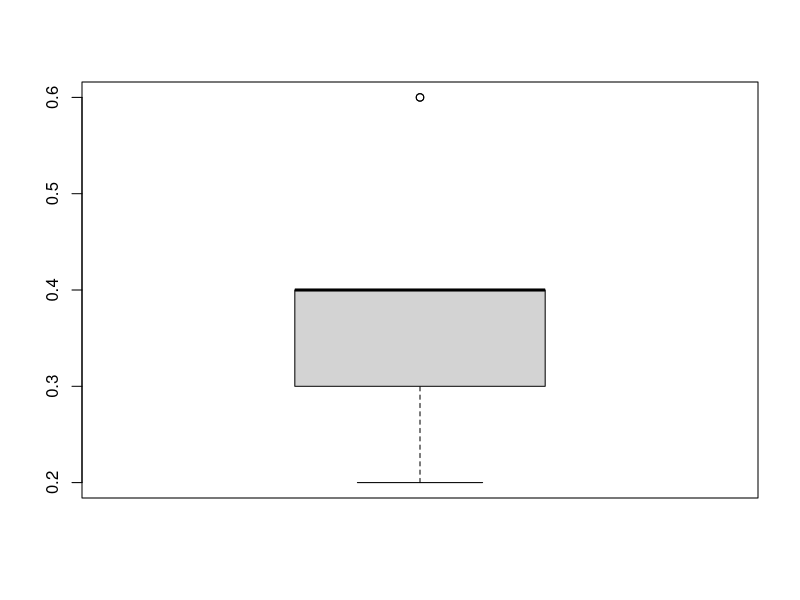
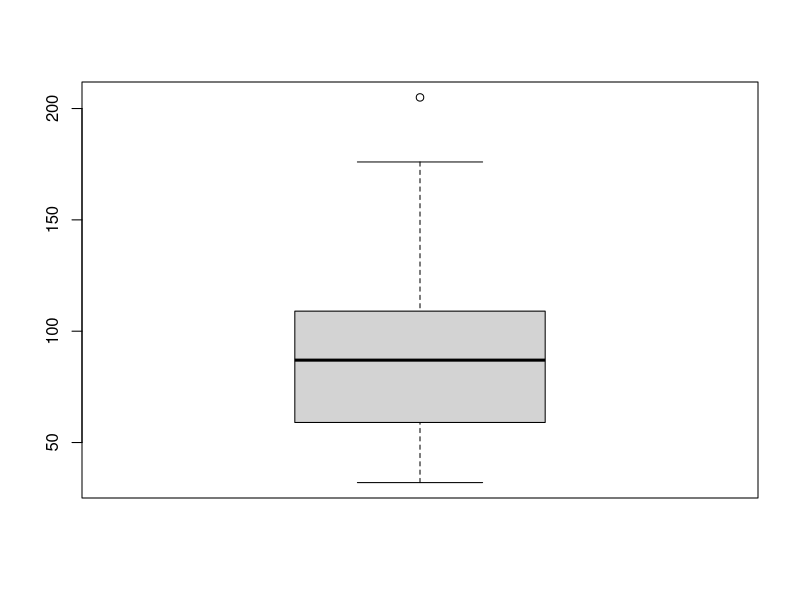
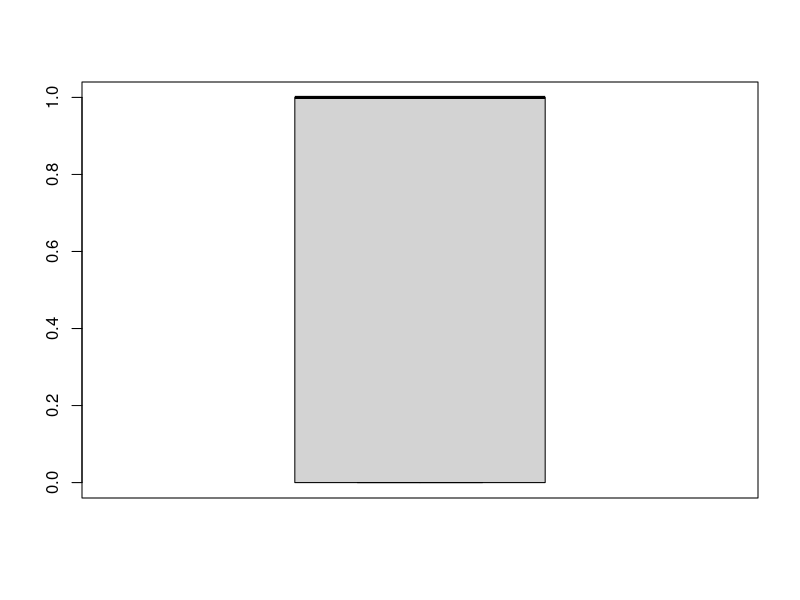
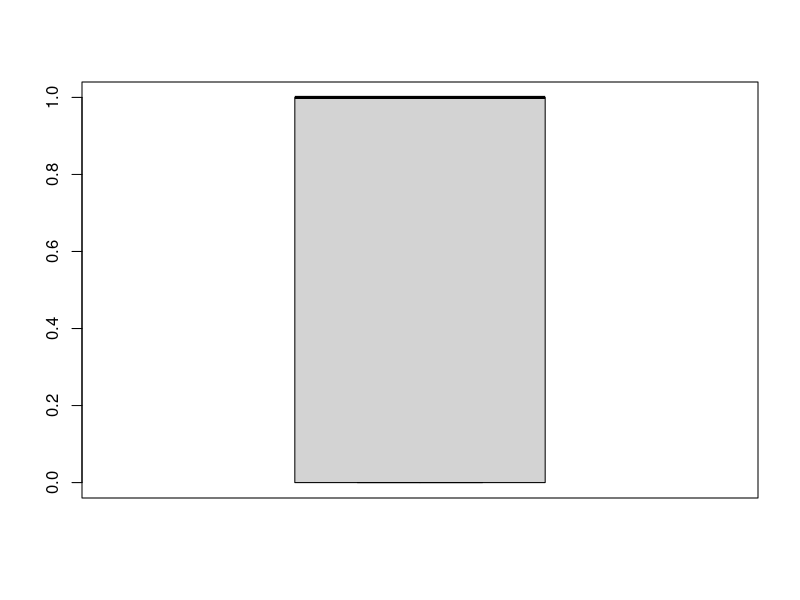
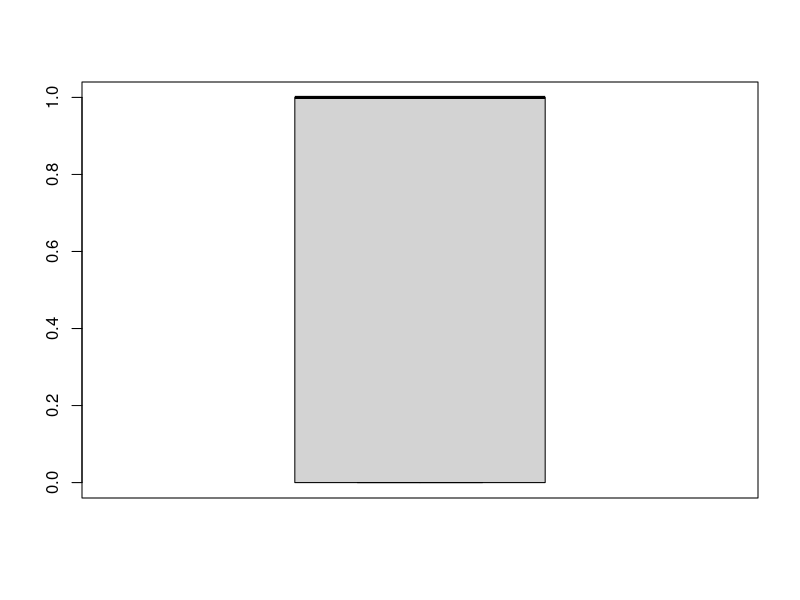
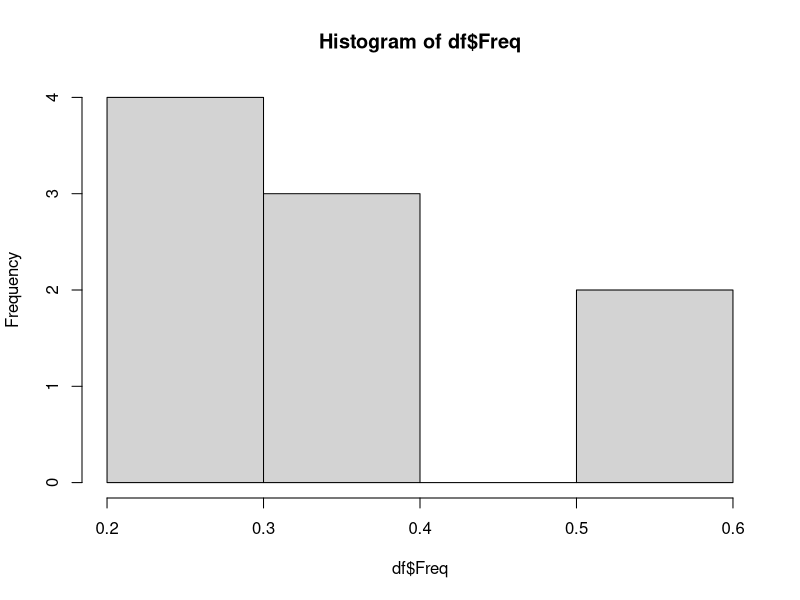
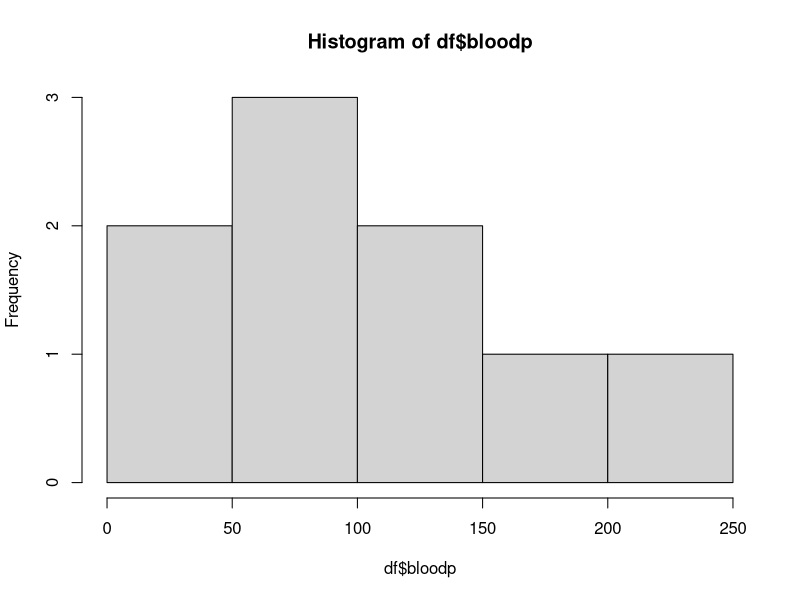
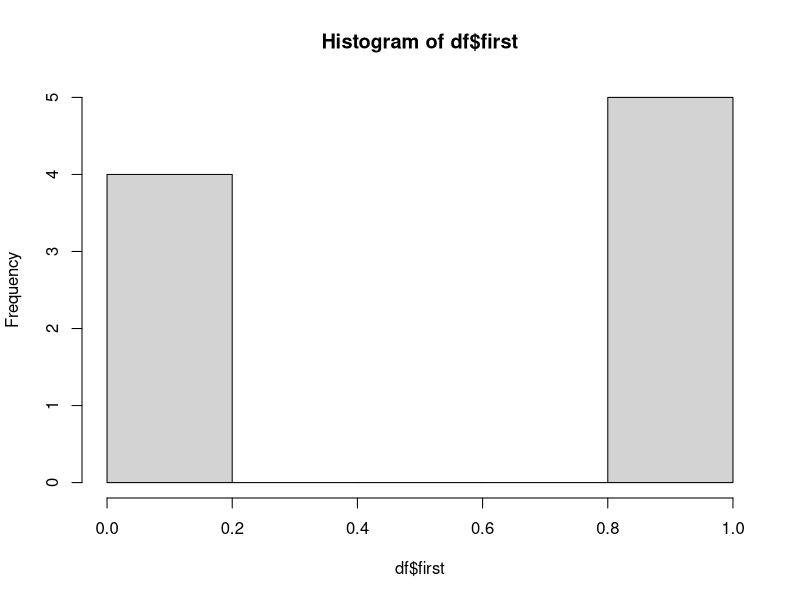

Generate these figures, in order, with R:
## ---- chunk 1

#the data provided
vectors <- c("0.6","103","bad","low","low",
             "0.3","87","bad","low","high",
             "0.4","32","bad","high","low",
             "0.4","42","bad","high","high",
             "0.2","59","good","low","low",
             "0.6","109","good","low","high",
             "0.3","78","good","high","low",
             "0.4","205","good","high","high",
             "0.9","135","NA","high","high",
             "0.2","176","bad","high","high")


#turning vectors into a dataframe separated by row into 5 columns
df <- data.frame(matrix(vectors, ncol=5, byrow=TRUE))

#naming the columns of the data frame
colnames(df) <- c("Freq","bloodp","first","second","finaldecision")

#turning first two columns into numeric
df$Freq <- as.numeric(df$Freq)
df$bloodp <- as.numeric((df$bloodp))

#replacing categorical data into numeric
df$first <- as.numeric(gsub('bad', "1", df$first))
df$first <- as.numeric(gsub('good', "0", df$first))
df$second <- as.numeric(gsub('high', "1", df$second))
df$second <- as.numeric(gsub('low', "0", df$second))
df$finaldecision <- as.numeric(gsub('high', "1", df$finaldecision))
df$finaldecision <- as.numeric(gsub('low', "0", df$finaldecision))

#removing empty NA rows
df <- df[-9,]

#turning the NA values coerced by gsub back into numerics
df$first[is.na(df$first)] <- 0
df$second[is.na(df$second)] <- 0
df$finaldecision[is.na(df$finaldecision)] <- 0

#boxplots of variables

boxplot(df$Freq)
boxplot(df$bloodp)
boxplot(df$first)
boxplot(df$second)
boxplot(df$finaldecision)

#histogram of variables

hist(df$Freq)
hist(df$bloodp)
hist(df$first)
hist(df$second)
hist(df$finaldecision)

#checking for correlation between bloodp and finaldecision with geom_point()
library(ggplot2)

library(ggplot2)

ggplot(data = df, aes(x = finaldecision, y = bloodp, color = factor(finaldecision))) + 
  geom_point() + 
  scale_x_discrete(limits = c(0,1)) +
  scale_color_manual(values = c("0" = "blue", "1" = "red"), 
                     labels = c("Low risk", "High risk")) +
  theme(axis.text.y = element_text(angle = 90, hjust = 1)) +
  labs(color = "Risk level")

